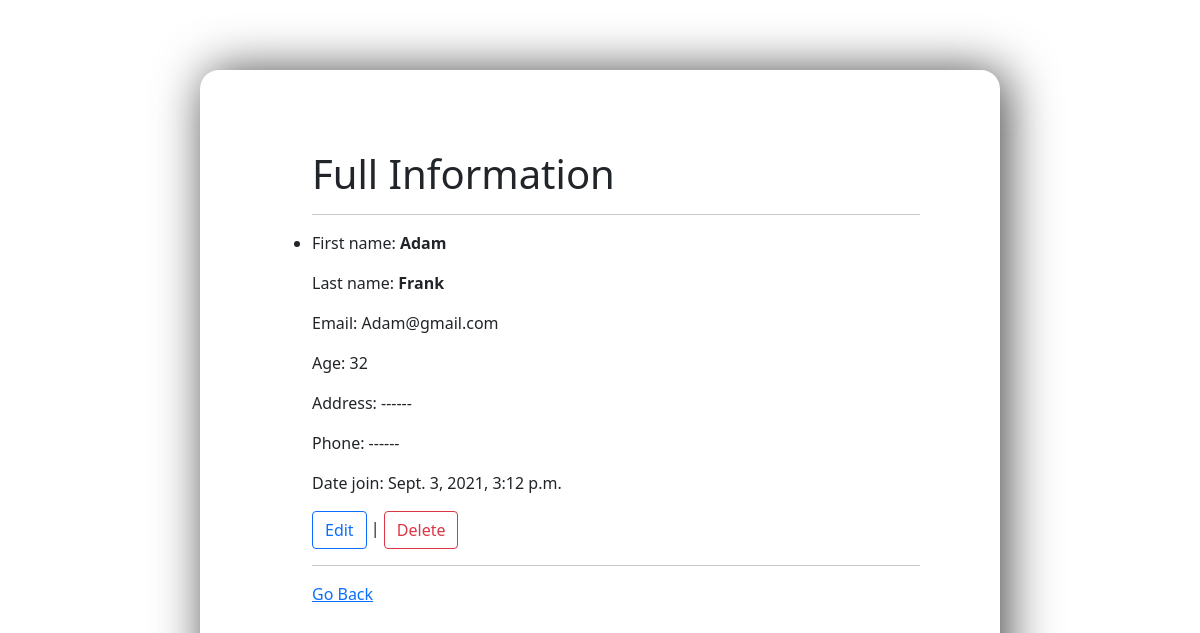
The app's page /detail/2 with its own data.
### website/models.py (models this page shows, shortened)
class Member(models.Model):
	fname = models.CharField(max_length=50)
	lname = models.CharField(max_length=50)
	email = models.EmailField(max_length=30)
	passwd = models.CharField(max_length=50)
	age = models.IntegerField()
	phone_num = models.IntegerField()
	address = models.CharField(max_length=100, null=True, blank=True)
	date_join = models.DateTimeField(auto_now_add= True)
	author = models.ForeignKey(
		get_user_model(),
		on_delete=models.CASCADE, null=True, blank=True
		)

### website/views.py (the view)
# urls.py: path('detail/<int:pk>', views.MemberDetailView.as_view(), name='detail'),
class MemberDetailView(DetailView):
	model = Member
	template_name = 'detail.html'

### templates/detail.html
{% extends 'base.html' %}
{% block content %}
<ul>
	<h1>Full Information </h1>
	<hr>
	<li>
	<p>First name:<strong> {{ object.fname| title}}</strong></p>
	<p>Last name: <strong>{{ object.lname| title}}</strong></p>
	<p>Email: {{ object.email}}</p>
	<p>Age: {{ object.age}}</p>
		{% if object.address %}
			<p>Address: {{ object.address| title}}</p>
		{% else %}
			<p>Address: ------</p>
		{% if object.address %}
			<p>Phone number: {{ object.phone_num}}</p>
		{% else %}
				<p>Phone: ------</p>
	<p>Date join: {{ object.date_join}}</p>
<a class="btn btn-outline-primary"  href="{% url 'edit' object.pk %}">Edit</a> |
<a class="btn btn-outline-danger"  href="{% url 'delete' object.pk %}">Delete</a>
	<hr>
<a href="{% url 'home' %}">Go Back</a>
{% endif %}
{% endif %}
</ul>
{% endblock content %}

### templates/base.html (style rules this page uses)
body { background-color: #638CB8; }

### records on screen
Member: fname "Adam", lname "Frank", email "Adam@gmail.com", age "32", date_join "Sept. 3, 2021, 3:12 p.m."
